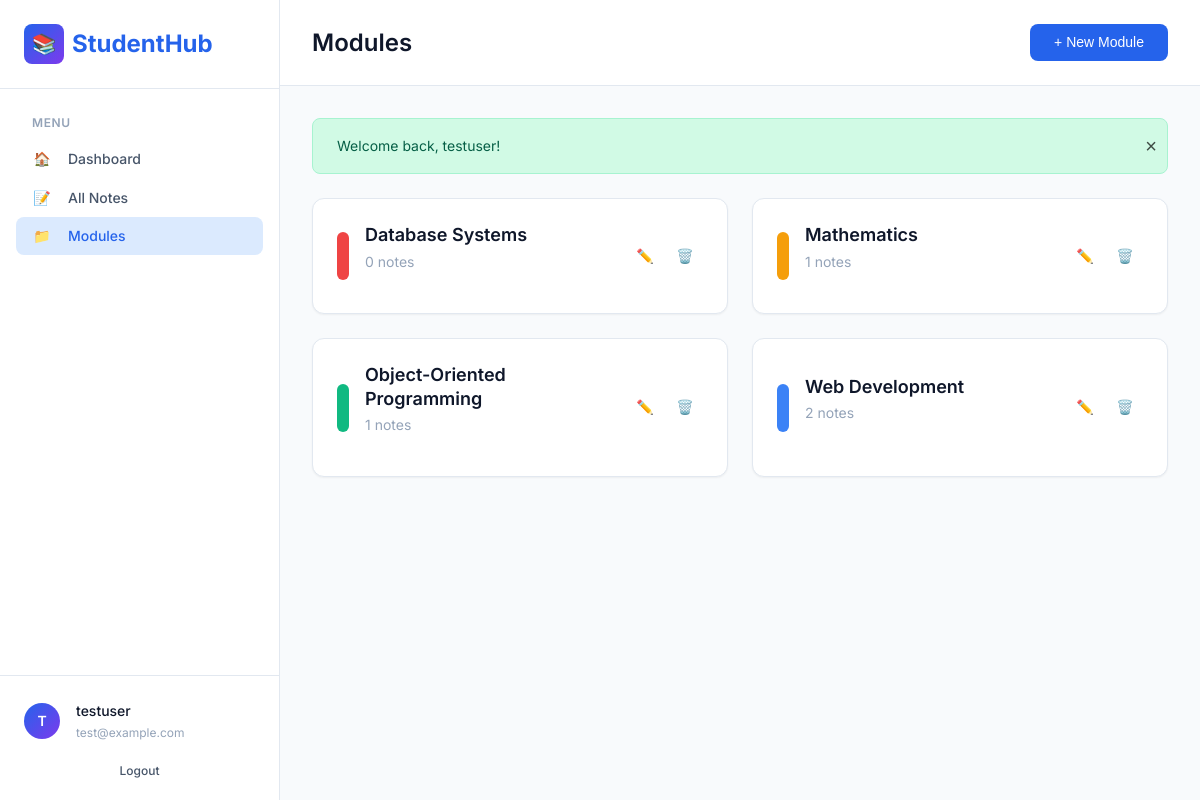
Page /modules.php (signed in) on the committed database.
### tables this page shows
CREATE TABLE IF NOT EXISTS modules (
    id INT AUTO_INCREMENT PRIMARY KEY,
    name VARCHAR(100) NOT NULL,
    user_id INT NOT NULL,
    color VARCHAR(7) DEFAULT '#3B82F6',
    created_at DATETIME DEFAULT CURRENT_TIMESTAMP,
    updated_at DATETIME DEFAULT CURRENT_TIMESTAMP ON UPDATE CURRENT_TIMESTAMP,
    FOREIGN KEY (user_id) REFERENCES users(id) ON DELETE CASCADE,
    INDEX idx_user_id (user_id)
);

### modules.php (the view, shortened to what this page needs)
<?php
require_once 'includes/functions.php';
$userId = getCurrentUserId();
$username = getCurrentUsername();
$modules = getUserModules($userId);
require_once 'includes/header.php';
?>
<aside class="sidebar">
    <div class="sidebar-header">
        <a href="dashboard.php" class="logo">
            <div class="logo-icon">📚</div>
            <span>StudentHub</span>
        </a>
    </div>
    <nav class="sidebar-nav">
        <div class="sidebar-section">
            <div class="sidebar-section-title">Menu</div>
            <a href="dashboard.php" class="sidebar-link">
                <span class="sidebar-link-icon">🏠</span>
                <span>Dashboard</span>
            </a>
            <a href="notes.php" class="sidebar-link">
                <span class="sidebar-link-icon">📝</span>
                <span>All Notes</span>
            </a>
            <a href="modules.php" class="sidebar-link active">
                <span class="sidebar-link-icon">📁</span>
                <span>Modules</span>
            </a>
        </div>
    </nav>
    <div class="sidebar-footer">
        <div class="user-menu">
            <div class="user-avatar">
                <?= strtoupper(substr($username, 0, 1)) ?>
            </div>
            <div class="user-info">
                <div class="user-name"><?= escape($username) ?></div>
                <div class="user-email"><?= escape($_SESSION['email']) ?></div>
            </div>
        </div>
        <a href="logout.php" class="btn btn-ghost btn-sm" style="width: 100%; margin-top: 0.5rem;">
            Logout
        </a>
    </div>
</aside>
<main class="main-content">
    <header class="content-header">
        <h1>Modules</h1>
        <button class="btn btn-primary" data-modal-open="addModuleModal">+ New Module</button>
    </header>
    <div class="content-body">
        <?= displayFlashMessage() ?>
        <?php if (empty($modules)): ?>
            <div class="empty-state card">
                <div class="empty-state-icon">📁</div>
                <h3>No modules yet</h3>
                <p>Create your first module to start organizing your notes by subject.</p>
                <button class="btn btn-primary" data-modal-open="addModuleModal">Create Module</button>
            </div>
        <?php else: ?>
            <div class="modules-grid">
                <?php foreach ($modules as $module): ?>
                    <div class="card module-card">
                        <div class="module-color" style="background-color: <?= escape($module['color']) ?>"></div>
                        <div class="module-info">
                            <h3 class="module-name"><?= escape($module['name']) ?></h3>
                            <p class="module-count"><?= countModuleNotes($module['id']) ?> notes</p>
                        </div>
                        <div class="module-actions">
                            <button
                                class="btn btn-ghost btn-icon"
                                onclick="editModule(<?= $module['id'] ?>, '<?= escape(addslashes($module['name'])) ?>', '<?= escape($module['color']) ?>')"
                                title="Edit"
                            >✏️</button>
                            <form method="POST" style="display: inline;">
                                <button
                                    type="submit"
                                    class="btn btn-ghost btn-icon"
                                    data-confirm="Delete '<?= escape($module['name']) ?>'? All notes in this module will also be deleted."
                                    title="Delete"
                                >🗑️</button>
                            </form>
                        </div>
                    </div>
                <?php endforeach; ?>
            </div>
        <?php endif; ?>
    </div>
</main>
<?php require_once 'includes/footer.php'; ?>

### rows in the picture
modules: name "Database Systems", id "0"
modules: name "Mathematics", id "1"
modules: name "Object-Oriented Programming", id "1"
modules: name "Web Development", id "2"

### other values in the picture
substr($username, 0, 1) "T"
$username "testuser"
$_SESSION['email'] "test@example.com"
$message "Welcome back, testuser!"
